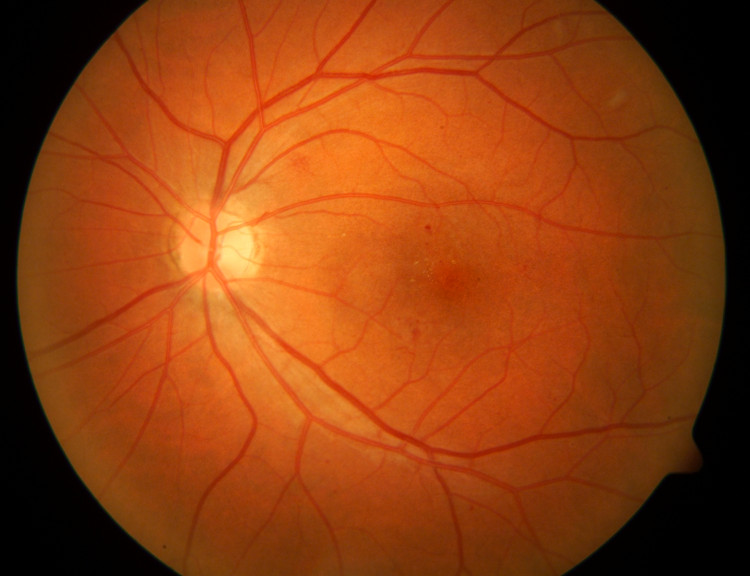
#> input picture MODEL_1_SVM/fundus.png, 1500 x 1152 px (shown at 1/2 size)
$ python gabor1.py   (Python 2 division)
#> lines starting #> are read from the running program, lines starting #| are printed output that depends on the picture
# encoding: utf-8
# gabor.py
# 2012-3-8
# 2013-8-30 getGaborKernel
# Eiichiro Momma
__author__ = 'momma'
import numpy as np
import cv2 as cv

src_f = 0
kernel_size =21
pos_sigma = 5
pos_lm = kernel_size-2
pos_th = 0
pos_gam = 100
pos_psi = 90

def Process():
	sig = pos_sigma
	lm = pos_lm+2
	th = pos_th*np.pi/180.
	gm = pos_gam/100.
	ps = (pos_psi-180)*np.pi/180
	print 'kern_size=' + str(kernel_size) + ', sig=' + str(sig) + ', th=' + str(th) + ', lm=' + str(lm) +', gm=' + str(gm) + ', ps=' + str(ps)
	kernel = cv.getGaborKernel((kernel_size,kernel_size),sig,th,lm,gm,ps)
	kernelimg = kernel/2.+0.5
	global src_f
	dest = cv.filter2D(src_f, cv.CV_32F,kernel)
	cv.imshow('Process window', dest)
	cv.imshow('Kernel', cv.resize(kernelimg, (kernel_size*20,kernel_size*20)))
	cv.imshow('Mag', np.power(dest,2))

def cb_sigma(pos):
	global pos_sigma
	if pos > 0:
	    pos_sigma = pos
	else:
	    pos_sigma = 1
	Process()

def cb_lm(pos):
	global pos_lm
	pos_lm = pos
	Process()

def cb_th(pos):
	global pos_th
	pos_th = pos
	Process()

def cb_psi(pos):
	global pos_psi
	pos_psi = pos
	Process()

def cb_gam(pos):
	global pos_gam
	pos_gam = pos
	Process()

if __name__ == '__main__':
	image = cv.imread("fundus.png");
#> image is the input picture: shape (1152, 1500, 3); mean B, G, R 16, 63, 142.8
	cv.imshow('Src',image)
	src = cv.cvtColor(image, cv.COLOR_BGR2GRAY)
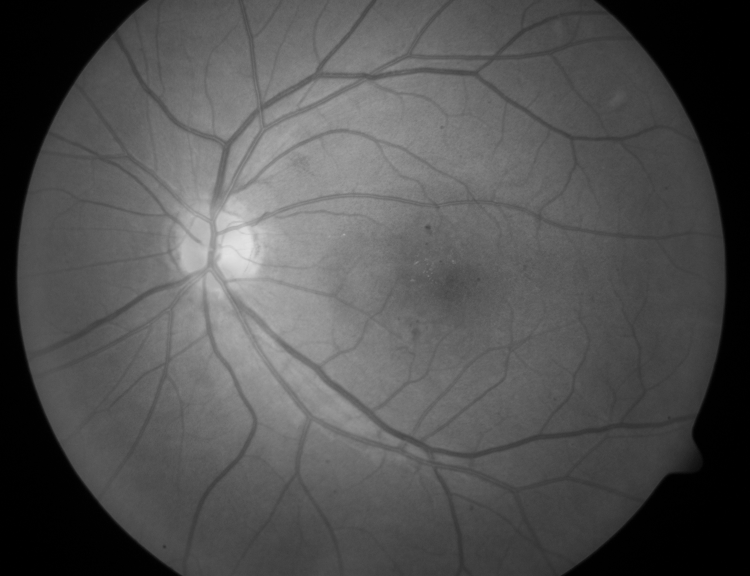
#> src: shape (1152, 1500) (shown at 1/2 size); min 0, max 228, mean 81.5
	#global src_f
	src_f = np.array(src, dtype=np.float32)
	src_f /= 255.
	if not kernel_size%2:
	    kernel_size += 1

	cv.namedWindow('Process window',1)
	cv.createTrackbar('Sigma','Process window',pos_sigma,kernel_size/2,cb_sigma)
	cv.createTrackbar('Lambda', 'Process window', pos_lm, kernel_size-2, cb_lm)
	cv.createTrackbar('Theta', 'Process window', pos_th, 360, cb_th)
	cv.createTrackbar('gamma', 'Process window', pos_psi, 300, cb_gam)
	cv.createTrackbar('Psi', 'Process window', pos_psi, 360, cb_psi)
	Process()
#> in Process, `dest = cv.filter2D(src_f, cv.CV_32F,kernel)`:
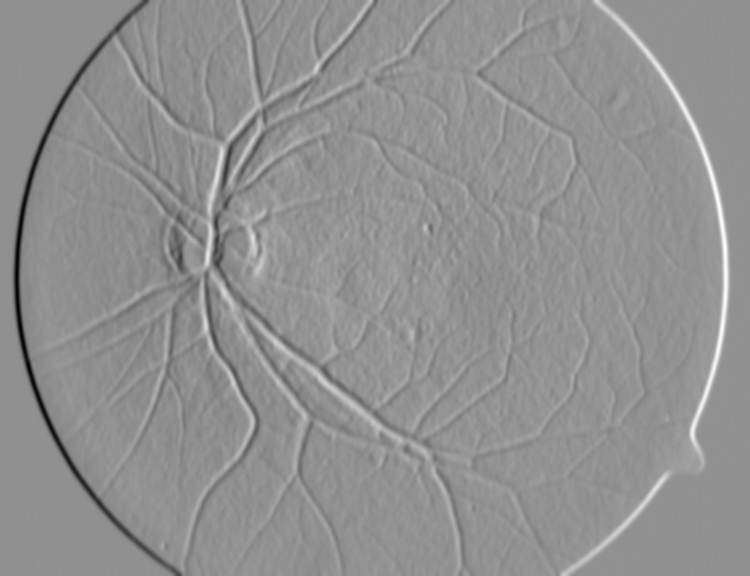
#> dest: shape (1152, 1500) float32 (shown at 1/2 size); min -11.4, max 8.65, mean 0.000405; drawn with min black and max white
#> in Process, `cv.imshow('Process window', dest)`:
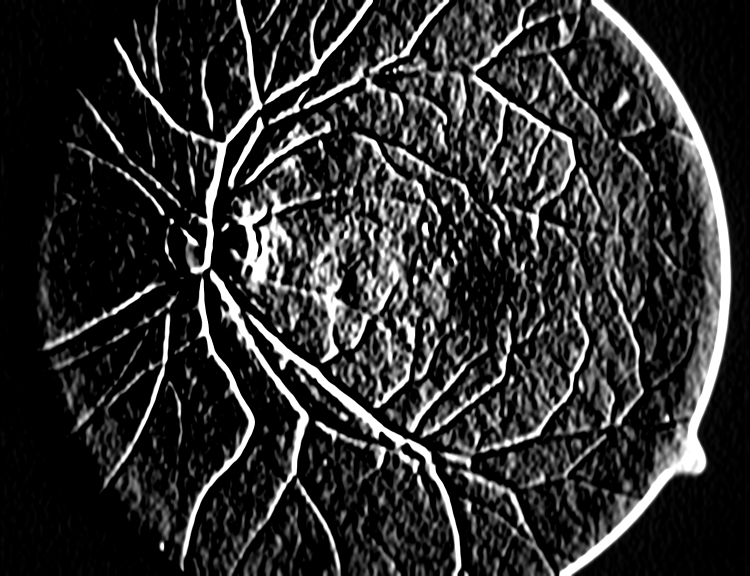
#> window 'Process window': shape (1152, 1500) (shown at 1/2 size); min 0, max 255, mean 47.3
#> in Process, `cv.imshow('Kernel', cv.resize(kernelimg, (kernel_size*20,kernel_size*2..`:
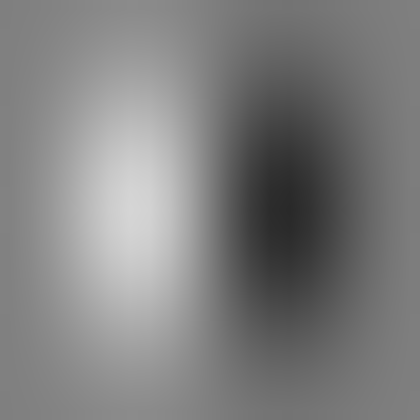
#> window 'Kernel': shape (420, 420) float64; min 0.162, max 0.838, mean 0.5
#> in Process, `cv.imshow('Mag', np.power(dest,2))`:
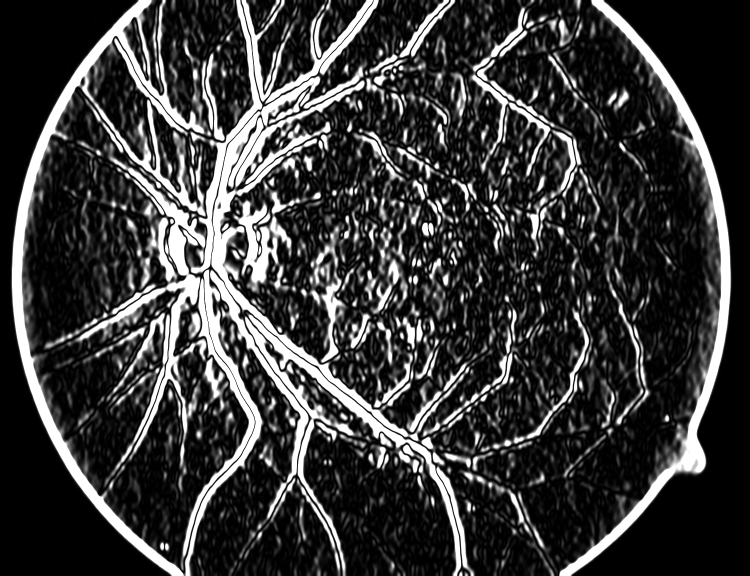
#> window 'Mag': shape (1152, 1500) (shown at 1/2 size); min 0, max 255, mean 58.3
	cv.waitKey(0)
	#cv.destroyAllWindows()

$ run again, with MODEL_1_SVM/1.jpeg saved as MODEL_1_SVM/fundus.png
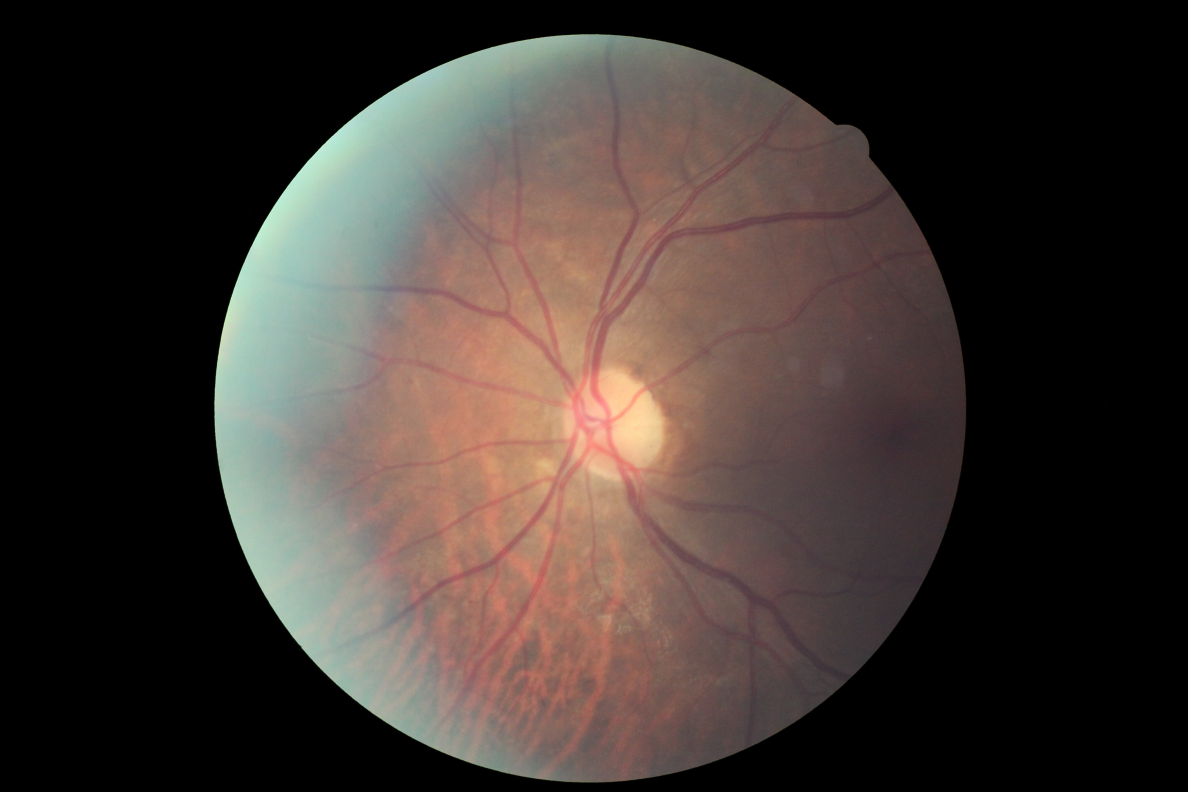
#> input picture MODEL_1_SVM/1.jpeg, 4752 x 3168 px (shown at 1/4 size)
#> image is the input picture: shape (3168, 4752, 3); mean B, G, R 49.9, 54.6, 64.1
#> in Process, `dest = cv.filter2D(src_f, cv.CV_32F,kernel)`:
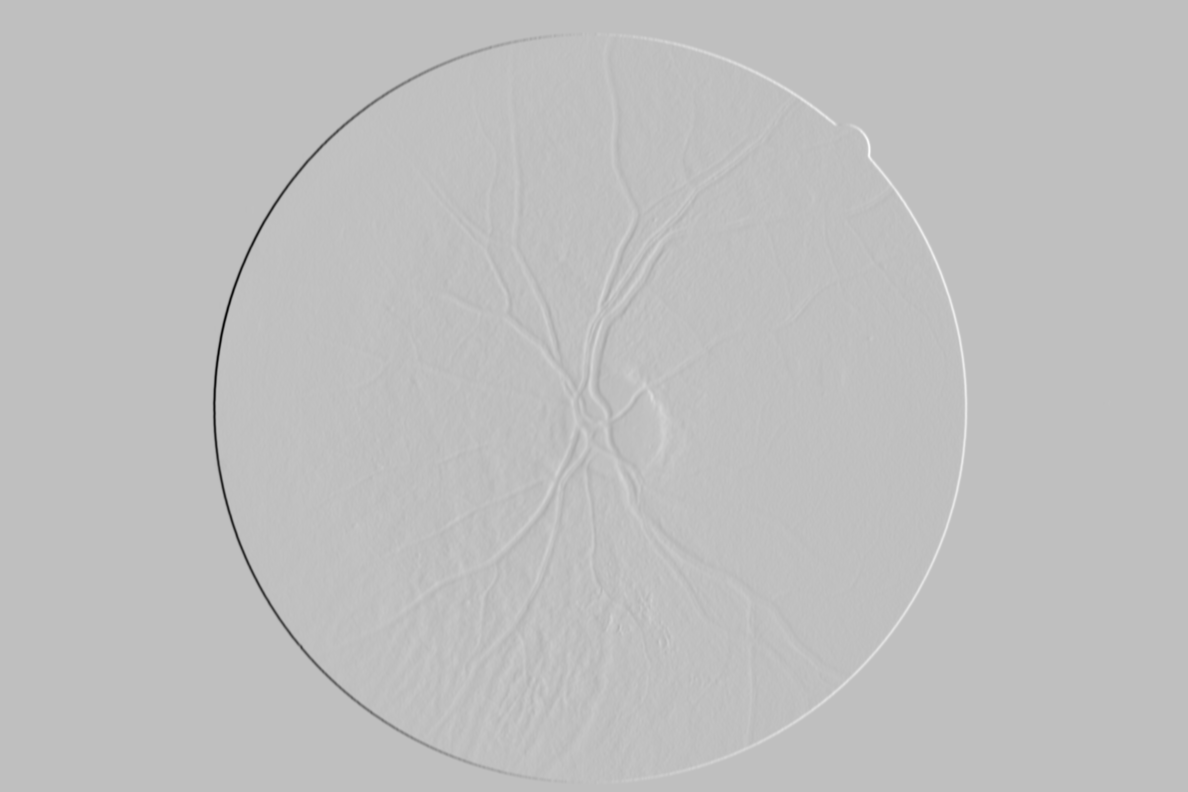
#> dest: shape (3168, 4752) float32 (shown at 1/4 size); min -37.14, max 12.3, mean -1.16e-10; drawn with min black and max white
#> in Process, `cv.imshow('Mag', np.power(dest,2))`:
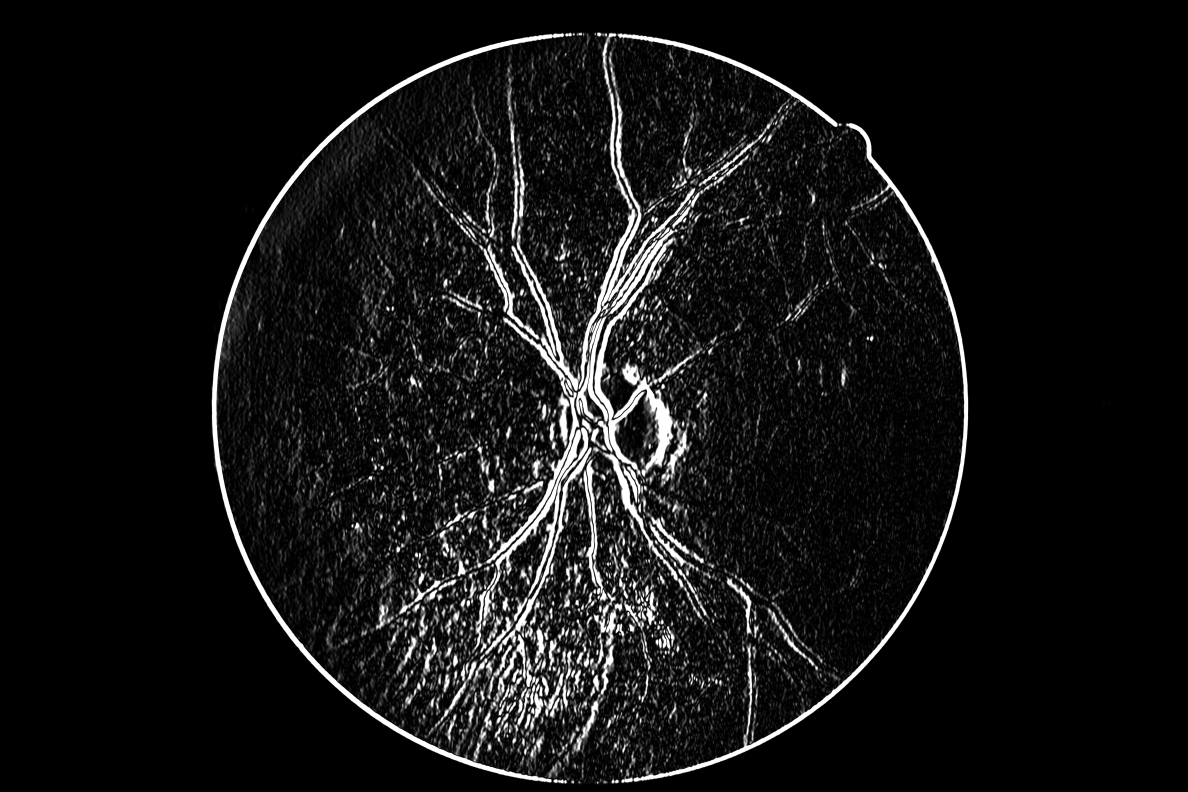
#> window 'Mag': shape (3168, 4752) (shown at 1/4 size); min 0, max 255, mean 19.5

$ run again, with MODEL_1_SVM/10.jpeg saved as MODEL_1_SVM/fundus.png
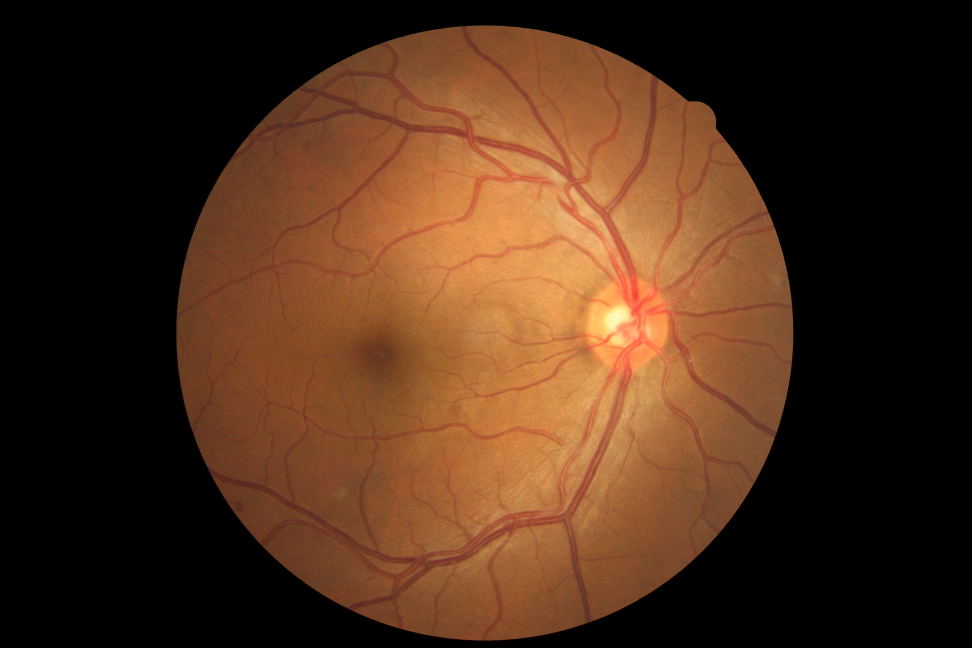
#> input picture MODEL_1_SVM/10.jpeg, 3888 x 2592 px (shown at 1/4 size)
#> image is the input picture: shape (2592, 3888, 3); mean B, G, R 25.5, 45.4, 75.1
#> in Process, `dest = cv.filter2D(src_f, cv.CV_32F,kernel)`:
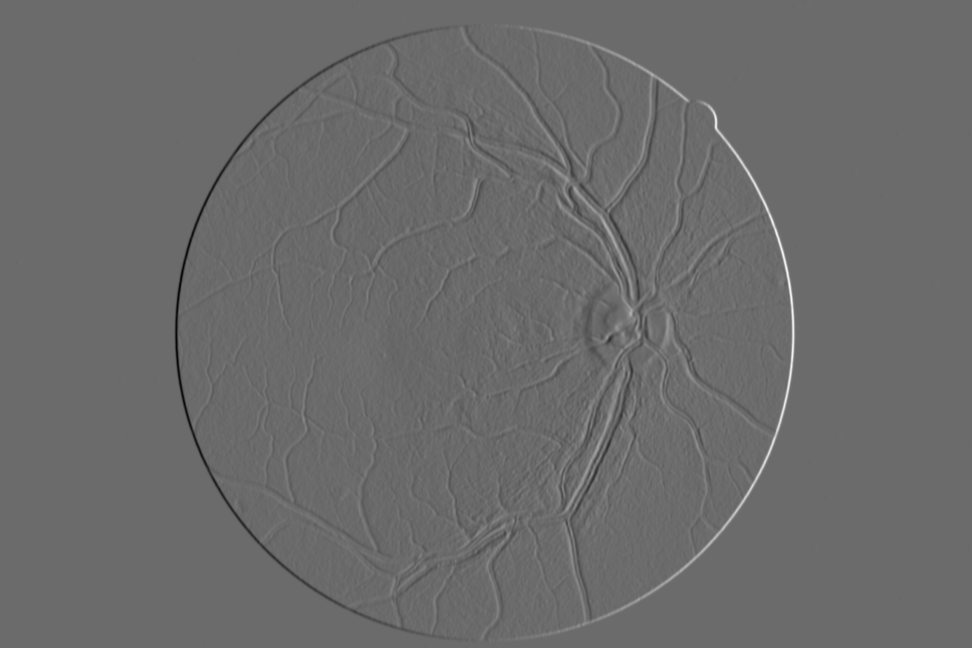
#> dest: shape (2592, 3888) float32 (shown at 1/4 size); min -12.43, max 17.09, mean -1e-06; drawn with min black and max white
#> in Process, `cv.imshow('Mag', np.power(dest,2))`:
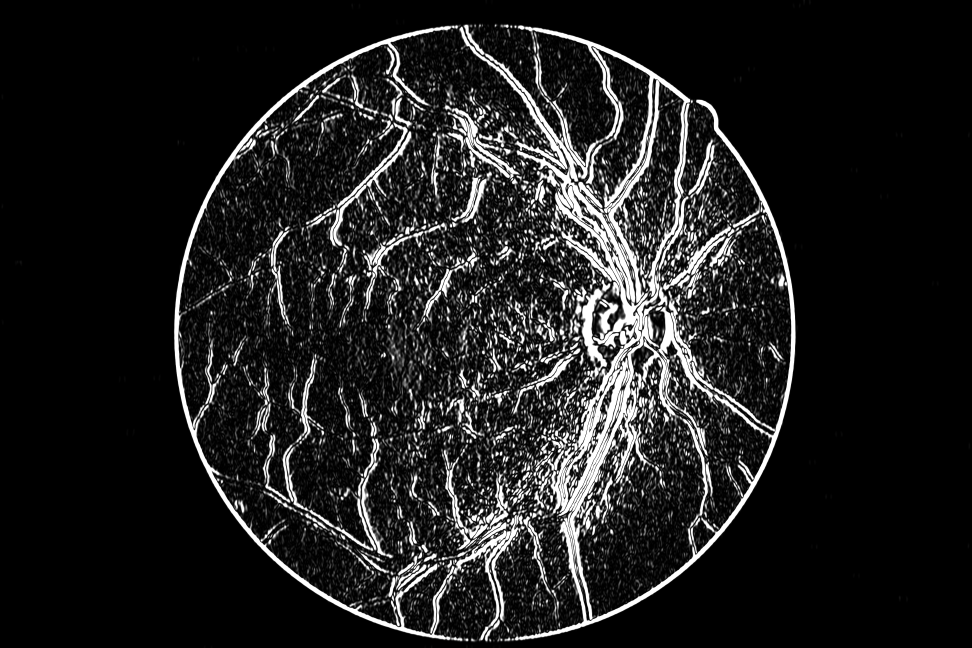
#> window 'Mag': shape (2592, 3888) (shown at 1/4 size); min 0, max 255, mean 31.6
